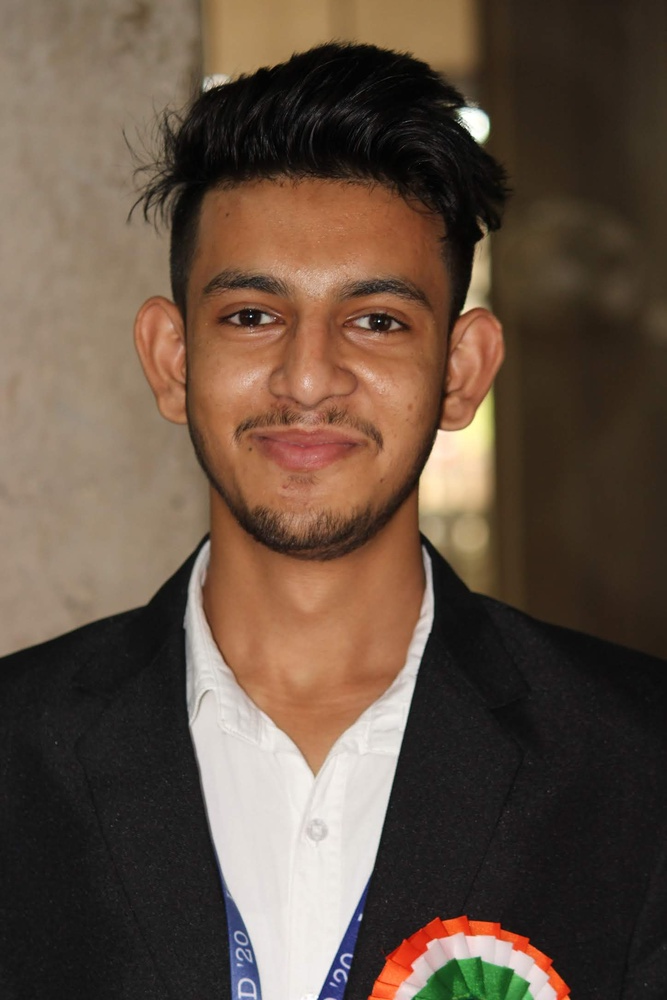
#> input picture Day 1/CV challenge/Img.jpg, 667 x 1000 px, shrunk from 1448 x 2172 before the run
$ python main.py
#> lines starting #> are read from the running program, lines starting #| are printed output that depends on the picture; after the words box and inside, x2 and y2 are one past the last pixel; in counts of white or black regions, pixels touching at a corner belong together
import cv2
import matplotlib.pyplot as plt
img = cv2.imread('Img.jpg')
#> img is the input picture: shape (1000, 667, 3); mean B, G, R 66.3, 80.6, 99.3
edges = cv2.Canny(img, 100, 200, 3, L2gradient=True)
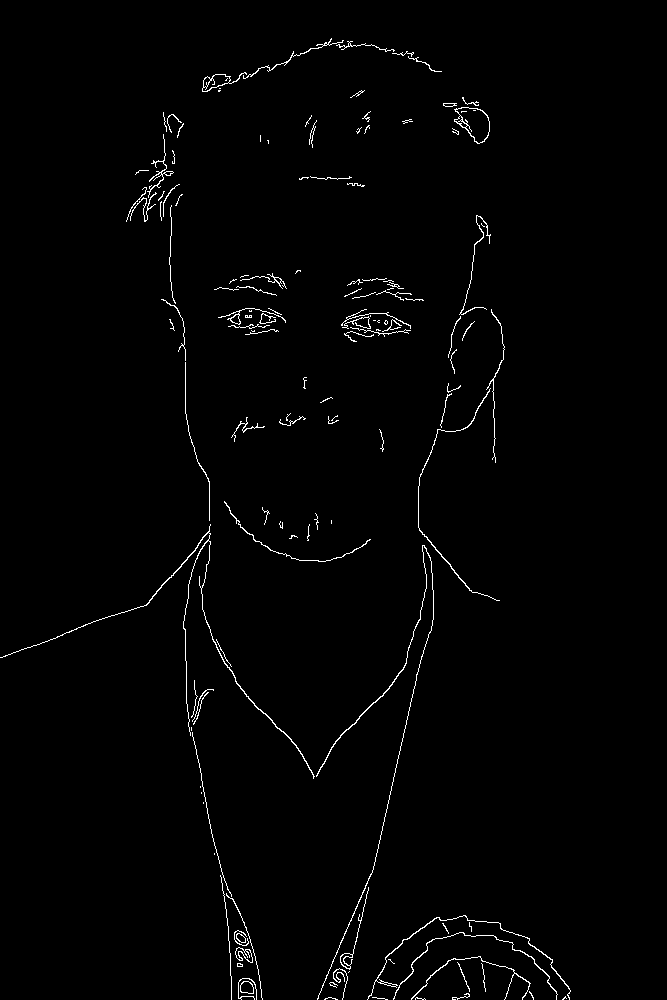
#> edges: shape (1000, 667); 1.3% white in thin lines or dots, all inside (x1, y1, x2, y2) = (0, 38, 571, 1000)
plt.figure()
plt.title('Spider')
plt.imsave('tracedimg.png', edges, cmap='gray', format='png')
plt.imshow(edges, cmap='gray')
plt.show()
